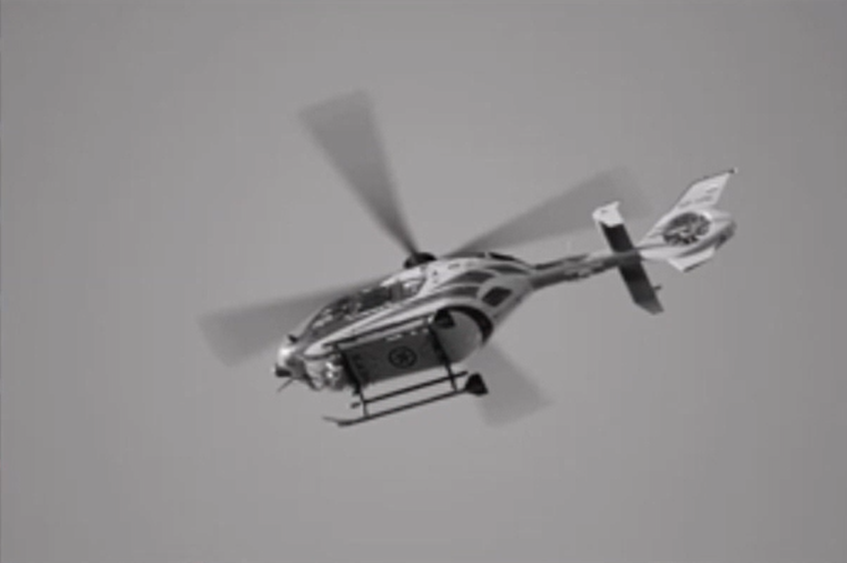
#> input picture görüntü işleme/input/helikopter.png, 847 x 563 px, found by its file name
$ python morfolojik_islemler.py
#> lines starting #> are read from the running program, lines starting #| are printed output that depends on the picture
import cv2
import numpy as np

img = cv2.imread('helikopter.png', 0)
#> img: shape (563, 847); min 0, max 247, mean 145


# işlemlerin tamamnına kılavuzdan bakabilrisin

kernel = np.ones((5,5), np.uint8)
#kernel= matris değeri

erosion = cv2.erode(img, kernel, iterations= 1)
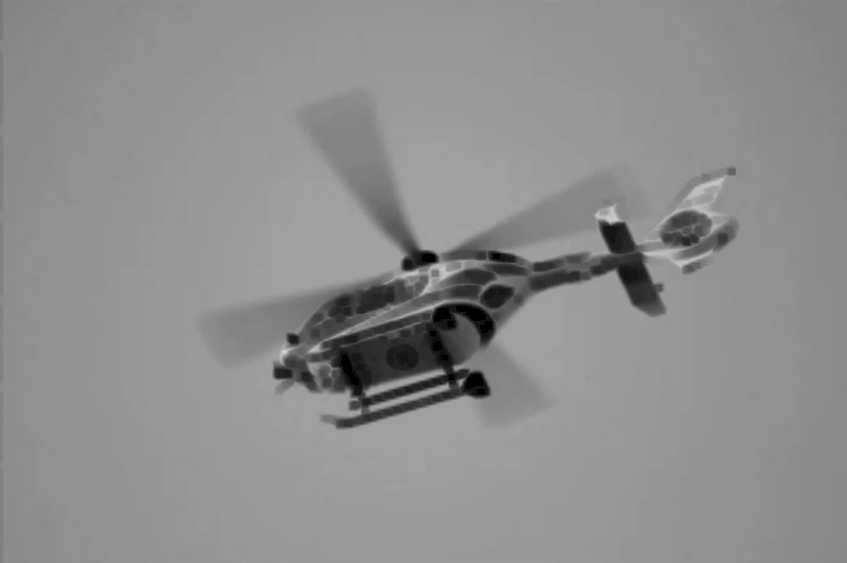
#> erosion: shape (563, 847); min 0, max 218, mean 142.1
#iterations= tekrar etme sayısı

dilation = cv2.dilate(img, kernel, iterations=1)
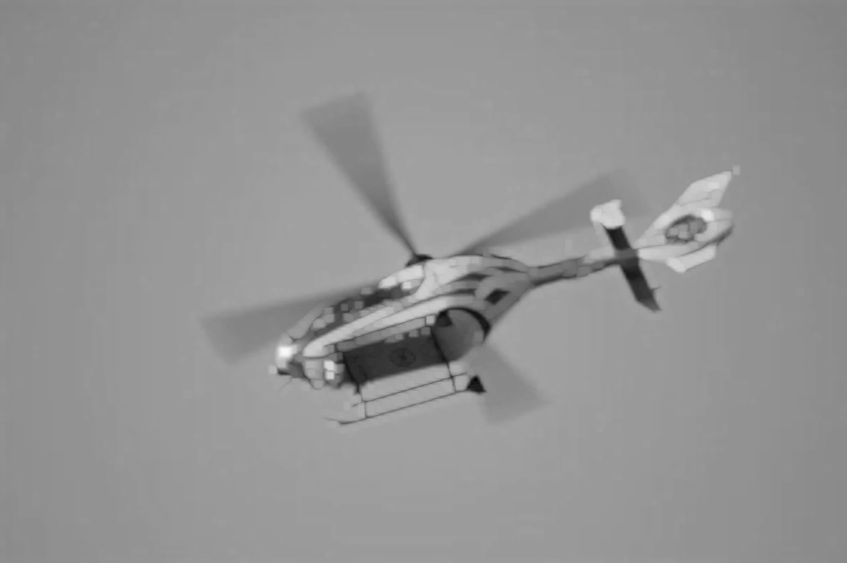
#> dilation: shape (563, 847); min 0, max 247, mean 147.8

opening = cv2.morphologyEx(img, cv2.MORPH_OPEN,kernel)
#gürültü siler

closing = cv2.morphologyEx(img, cv2.MORPH_CLOSE,kernel)
#resmin içindeki uyyumsuzluklar giderilir

cv2.imshow('dilation', dilation)
cv2.imshow('original', img)
cv2.imshow('erosion', erosion)
cv2.imshow('opening', opening)
cv2.imshow('closing', closing)
cv2.waitKey(0)
cv2.destroyAllWindows()
